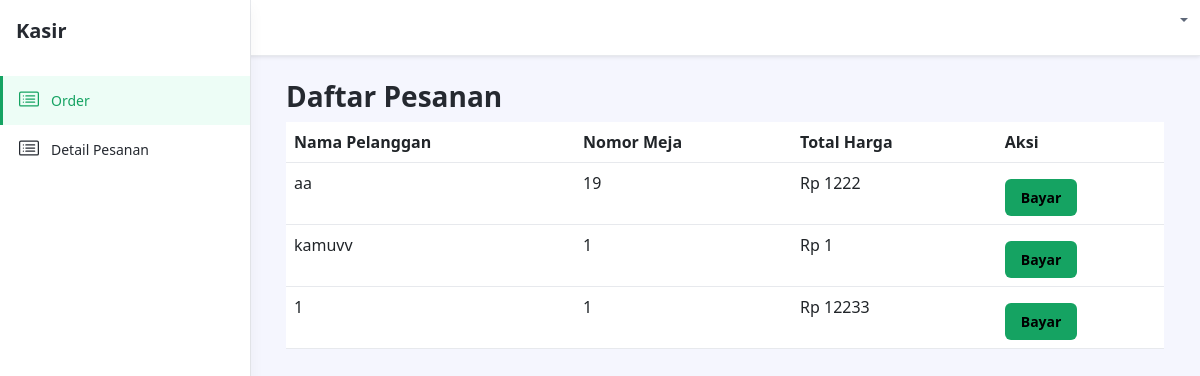
The page /kasir_dashboard.php on the database its author committed.
### tables this page shows
CREATE TABLE `pesanan` (
  `id_pesanan` int(11) NOT NULL,
  `nama_pelanggan` varchar(50) NOT NULL,
  `no_meja` int(11) NOT NULL,
  `tanggal` datetime NOT NULL,
  `total_harga` int(11) NOT NULL,
  `status` enum('pending','confirmed','paid') NOT NULL DEFAULT 'pending'
);

### kasir_dashboard.php (the view, shortened to what this page needs)
<?php
include 'config/koneksi.php';
$orderQuery = "SELECT * FROM pesanan WHERE status = 'confirmed'";
$orderResult = $conn->query($orderQuery);
?>
<!DOCTYPE html>
<html lang="en">
<head>
    <link id="theme-style" rel="stylesheet" href="assets/css/portal.css">
</head>
<body class="app">
    <header class="app-header fixed-top">
        <div class="app-header-inner">
            <div class="container-fluid py-2">
                <div class="app-header-content">
                    <div class="row justify-content-between align-items-center">
                        <div class="app-utilities col-auto">
                        <div class="app-utilities col-auto">
							<div class="app-utility-item app-user-dropdown dropdown">
								<a class="dropdown-toggle" id="user-dropdown-toggle" data-bs-toggle="dropdown" href="#" role="button" aria-expanded="false">
								</a>
							</div>
						</div>
                    </div>
                </div>
            </div>
        </div>
        <div id="app-sidepanel" class="app-sidepanel sidepanel-hidden">
            <div class="sidepanel-inner d-flex flex-column">
                <div class="app-branding">
                    <a class="app-logo" href="pelayan_dashboard.php"><span class="logo-text">Kasir</span></a>
                </div>
                <nav id="app-nav-main" class="app-nav app-nav-main flex-grow-1">
                    <ul class="app-menu list-unstyled accordion" id="menu-accordion">
                        <li class="nav-item">
                            <a class="nav-link active" href="kasir_dashboard.php">
                                <span class="nav-icon">
                                </span>
                                <span class="nav-link-text">Order</span>
                            </a>
                        </li>
                        <li class="nav-item">
                            <a class="nav-link " href="detail_pesanan.php">
                                <span class="nav-icon">
                                </span>
                                <span class="nav-link-text">Detail Pesanan</span>
                            </a>
                        </li>
                    </ul>
                </nav>
            </div>
        </div>
    </header>
    <div class="app-wrapper">
        <div class="app-content pt-3 p-md-3 p-lg-4">
            <div class="container">
                <h3>Daftar Pesanan</h3>
                <table class="table">
                    <thead>
                        <tr>
                            <th>Nama Pelanggan</th>
                            <th>Nomor Meja</th>
                            <th>Total Harga</th>
                            <th>Aksi</th>
                        </tr>
                    </thead>
                    <tbody>
                        <?php while ($row = $orderResult->fetch_assoc()) : ?>
                            <tr>
                                <td><?= $row['nama_pelanggan']; ?></td>
                                <td><?= $row['no_meja']; ?></td>
                                <td>Rp <?= $row['total_harga']; ?></td>
                                <td>
                                    <button type="button" class="btn btn-primary mt-2" data-bs-toggle="modal" data-bs-target="#payModal" data-id="<?= $row['id_pesanan']; ?>" data-nama="<?= $row['nama_pelanggan']; ?>" data-meja="<?= $row['no_meja']; ?>" data-total="<?= $row['total_harga']; ?>">
                                        Bayar
                                    </button>
                                </td>
                            </tr>
                        <?php endwhile; ?>
                    </tbody>
                </table>
            </div>
        </div>
    </div>
</body>
</html>

### rows shown on the page
pesanan: nama_pelanggan "aa", no_meja "19", total_harga "1222"
pesanan: nama_pelanggan "kamuvv", no_meja "1", total_harga "1"
pesanan: nama_pelanggan "1", no_meja "1", total_harga "12233"
